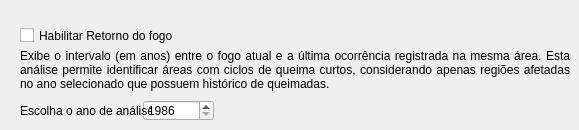
     <widget class="QWidget" name="Fire_return_interval">
      <attribute name="title">
       <string>Retorno do último fogo</string>
      </attribute>
      <widget class="QSpinBox" name="FireReturnIntervalYear">
       <property name="geometry">
        <rect>
         <x>143</x>
         <y>100</y>
         <width>71</width>
         <height>21</height>
        </rect>
       </property>
       <property name="minimum">
        <number>1986</number>
       </property>
       <property name="maximum">
        <number>2999</number>
       </property>
       <property name="value">
        <number>1986</number>
       </property>
      </widget>
      <widget class="QLabel" name="Fire_return_interval_desciption">
       <property name="geometry">
        <rect>
         <x>20</x>
         <y>45</y>
         <width>550</width>
         <height>51</height>
        </rect>
       </property>
       <property name="text">
        <string>&lt;html&gt;&lt;head/&gt;&lt;body&gt;&lt;p&gt;Exibe o intervalo (em anos) entre o fogo atual e a última ocorrência registrada na mesma área. Esta análise permite identificar áreas com ciclos de queima curtos, considerando apenas regiões afetadas no ano selecionado que possuem histórico de queimadas.&lt;/p&gt;&lt;/body&gt;&lt;/html&gt;</string>
       </property>
       <property name="alignment">
        <set>Qt::AlignJustify|Qt::AlignVCenter</set>
       </property>
       <property name="wordWrap">
        <bool>true</bool>
       </property>
      </widget>
      <widget class="QLabel" name="Selecioneanoaseguir_5">
       <property name="geometry">
        <rect>
         <x>20</x>
         <y>100</y>
         <width>131</width>
         <height>21</height>
        </rect>
       </property>
       <property name="text">
        <string>Escolha o ano de análise:</string>
       </property>
       <property name="alignment">
        <set>Qt::AlignLeading|Qt::AlignLeft|Qt::AlignVCenter</set>
       </property>
      </widget>
      <widget class="QCheckBox" name="check_fire_return_interval">
       <property name="enabled">
        <bool>true</bool>
       </property>
       <property name="geometry">
        <rect>
         <x>20</x>
         <y>20</y>
         <width>251</width>
         <height>31</height>
        </rect>
       </property>
       <property name="font">
        <font>
         <strikeout>false</strikeout>
         <stylestrategy>PreferDefault</stylestrategy>
         <kerning>false</kerning>
        </font>
       </property>
       <property name="mouseTracking">
        <bool>true</bool>
       </property>
       <property name="contextMenuPolicy">
        <enum>Qt::DefaultContextMenu</enum>
       </property>
       <property name="acceptDrops">
        <bool>false</bool>
       </property>
       <property name="layoutDirection">
        <enum>Qt::LeftToRight</enum>
       </property>
       <property name="autoFillBackground">
        <bool>false</bool>
       </property>
       <property name="inputMethodHints">
        <set>Qt::ImhNone</set>
       </property>
       <property name="text">
        <string>Habilitar Retorno do fogo</string>
       </property>
       <property name="checked">
        <bool>false</bool>
       </property>
       <property name="tristate">
        <bool>false</bool>
       </property>
      </widget>
     </widget>
